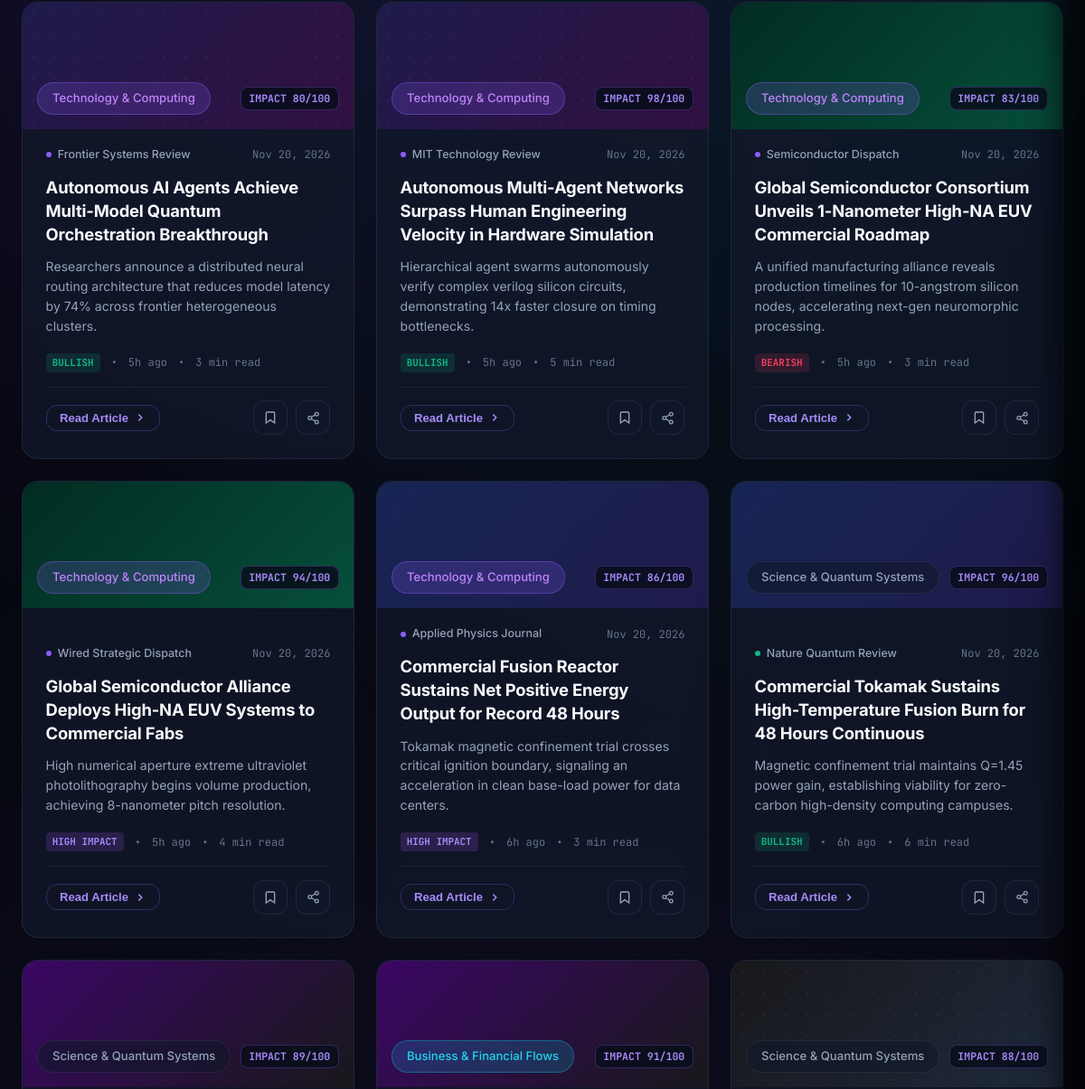
/search/ (middle part), run on an earlier commit of the app's database.
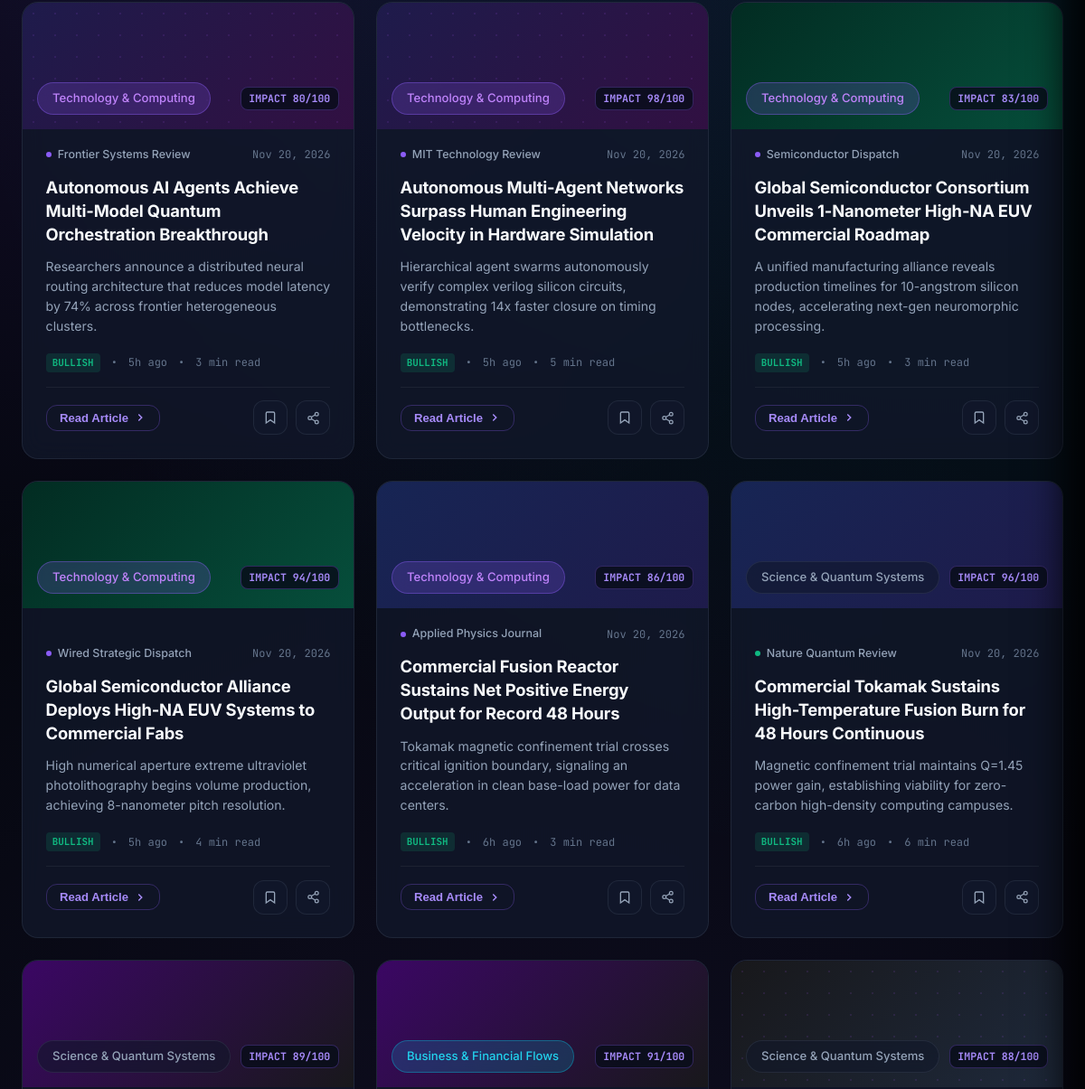
And on a later commit of the database.
### news/models.py (models this page shows, shortened)
class NewsArticle(models.Model):
    SENTIMENT_CHOICES = [
        ('BULLISH', 'Bullish'),
        ('BEARISH', 'Bearish'),
        ('HIGH IMPACT', 'High Impact'),
        ('DEVELOPING', 'Developing'),
        ('NEUTRAL', 'Neutral'),
    ]
    title = models.CharField(max_length=300, db_index=True)
    slug = models.SlugField(max_length=320, unique=True, db_index=True)
    category = models.ForeignKey(NewsCategory, on_delete=models.CASCADE, related_name='articles')
    source = models.ForeignKey(NewsSource, on_delete=models.SET_NULL, null=True, blank=True, related_name='articles')
    source_name = models.CharField(max_length=120, blank=True, default='')
    source_domain = models.CharField(max_length=150, blank=True, default='')
    author = models.CharField(max_length=150, blank=True, default='')
    url = models.URLField(max_length=600, unique=True, db_index=True, help_text='Original canonical article URL')
    image_url = models.URLField(max_length=600, blank=True, default='')
    image_gradient = models.CharField(max_length=120, default='linear-gradient(135deg, #1e1b4b 0%, #311042 100%)')
    hero_pattern = models.CharField(max_length=50, default='neural-grid')
    published_at = models.DateTimeField(default=timezone.now, db_index=True)
    summary = models.TextField(help_text='Executive summary briefing')
    content = models.TextField(help_text='Full article intelligence report')
    key_takeaways_json = models.TextField(default='[]', help_text='JSON array of strategic takeaways')
    read_time_minutes = models.IntegerField(default=4)
    impact_score = models.IntegerField(default=85, db_index=True, help_text='1-100 rating scale')
    velocity_score = models.CharField(max_length=30, default='+240% / 1h')
    sentiment = models.CharField(max_length=20, choices=SENTIMENT_CHOICES, default='HIGH IMPACT')
    related_topic = models.ForeignKey('trends.TrendingTopic', on_delete=models.SET_NULL, null=True, blank=True, related_name='news_articles')
    is_featured = models.BooleanField(default=False, db_index=True)
    is_breaking = models.BooleanField(default=False, db_index=True)
    views_count = models.IntegerField(default=0)
    created_at = models.DateTimeField(auto_now_add=True)
    updated_at = models.DateTimeField(auto_now=True)
    class Meta:
        ordering = ['-published_at']
        indexes = [
            models.Index(fields=['category', '-published_at']),
            models.Index(fields=['-impact_score', '-published_at']),
            models.Index(fields=['is_featured', '-published_at']),
            models.Index(fields=['is_breaking', '-published_at']),
        ]
    def get_time_ago(self):
        diff = timezone.now() - self.published_at
        seconds = diff.total_seconds()
        if seconds < 60:
            return "just now"
        elif seconds < 3600:
            return f"{int(seconds // 60)}m ago"
        elif seconds < 86400:
            return f"{int(seconds // 3600)}h ago"
        else:
            return f"{int(seconds // 86400)}d ago"

class NewsCategory(models.Model):
    name = models.CharField(max_length=80, unique=True)
    slug = models.SlugField(max_length=100, unique=True, db_index=True)
    icon = models.CharField(max_length=50, default='cpu', help_text='Icon identifier e.g. cpu, brief, globe, trophy, orbit, film')
    color_code = models.CharField(max_length=20, default='#8b5cf6')
    badge_class = models.CharField(max_length=50, default='badge-purple')
    description = models.TextField(blank=True)
    order = models.IntegerField(default=0)
    created_at = models.DateTimeField(auto_now_add=True)
    class Meta:
        verbose_name_plural = 'News Categories'
        ordering = ['order', 'name']

### news/views.py (the view, shortened to what this page needs)
# urls.py: path('search/', views.advanced_search_view, name='advanced_search'),
def advanced_search_view(request):
    query = request.GET.get('q', '').strip()
    category_slug = request.GET.get('category', '').strip()
    source_id = request.GET.get('source', '').strip()
    sort_by = request.GET.get('sort', 'latest').strip()
    date_filter = request.GET.get('date', 'all').strip()
    page = request.GET.get('page', 1)
    queryset = NewsArticle.objects.all().select_related('category', 'source')
    if category_slug and category_slug != 'all':
        queryset = queryset.filter(category__slug=category_slug)
    if source_id and source_id != 'all':
        if source_id.isdigit():
            queryset = queryset.filter(source_id=int(source_id))
        else:
            queryset = queryset.filter(source__name__icontains=source_id)
    now = timezone.now()
    if date_filter == 'today':
        queryset = queryset.filter(published_at__gte=now - timezone.timedelta(days=1))
    elif date_filter == 'week':
        queryset = queryset.filter(published_at__gte=now - timezone.timedelta(days=7))
    elif date_filter == 'month':
        queryset = queryset.filter(published_at__gte=now - timezone.timedelta(days=30))
    if sort_by == 'impact':
        queryset = queryset.order_by('-impact_score', '-published_at')
    elif sort_by == 'velocity':
        queryset = queryset.order_by('-published_at')
    elif sort_by == 'oldest':
        queryset = queryset.order_by('published_at')
    else: # latest
        queryset = queryset.order_by('-published_at')
    paginator = Paginator(queryset, 9)
    try:
        articles_page = paginator.page(page)
    except PageNotAnInteger:
        articles_page = paginator.page(1)
    except EmptyPage:
        articles_page = paginator.page(paginator.num_pages)
    all_categories = NewsCategory.objects.all().order_by('order')
    all_sources = NewsSource.objects.filter(is_active=True).order_by('name')
    breaking_news = NewsArticle.objects.filter(is_breaking=True).order_by('-published_at')[:6]
    context = {
        'query': query,
        'category_slug': category_slug,
        'source_id': source_id,
        'sort_by': sort_by,
        'date_filter': date_filter,
        'articles': articles_page,
        'total_results': paginator.count,
        'all_categories': all_categories,
        'all_sources': all_sources,
        'breaking_news': breaking_news,
    }
    return render(request, 'intelligence/search.html', context)

### templates/intelligence/search.html (shortened to what this page needs)
{% extends 'base.html' %}
{% load static %}
{% block content %}
<div class="trend-container" style="padding-top: 2rem;">
  <div class="articles-stream-grid" id="advResultsGrid" style="margin-bottom: 4rem;">
    {% for article in articles %}
      {% include 'components/news_card.html' with article=article %}
    {% endfor %}
  </div>
</div>
{% endblock %}

### templates/components/news_card.html (shortened to what this page needs)
<article class="article-intel-card" id="article-card-{{ article.slug }}">
  <div class="card-thumb-banner" style="background: {{ article.image_gradient }};">
    <div class="card-thumb-pattern {{ article.hero_pattern }}"></div>
    <div class="card-thumb-overlay">
      <span class="cat-pill {{ article.category.badge_class }}">{{ article.category.name }}</span>
      <span class="card-thumb-impact">IMPACT {{ article.impact_score }}/100</span>
    </div>
  </div>
  <div class="card-body-content">
    <div class="article-card-header">
      <div class="article-source-row">
        <span class="source-dot" style="background: {{ article.category.color_code }};"></span>
        <span>{{ article.source_name }}</span>
      </div>
      <span class="article-date-stamp">{{ article.published_at|date:"M d, Y" }}</span>
    </div>
    <h3 class="article-card-title" data-open-article="{{ article.slug }}">
      {{ article.title }}
    </h3>
    <p class="article-card-summary">
      {{ article.summary }}
    </p>
    <div class="article-card-meta">
      <span class="sentiment-pill sentiment-{{ article.sentiment|lower|slugify }}">{{ article.sentiment }}</span>
      <span>•</span>
      <span>{{ article.get_time_ago }}</span>
      <span>•</span>
      <span>{{ article.read_time_minutes }} min read</span>
    </div>
    <div class="article-card-actions">
      <button class="read-intel-btn" data-open-article="{{ article.slug }}">
        Read Article
        <svg width="14" height="14" viewBox="0 0 24 24" fill="none" stroke="currentColor" stroke-width="2.5">
          <polyline points="9 18 15 12 9 6"></polyline>
        </svg>
      </button>
      <div class="quick-action-btns">
        <button class="icon-action-btn" data-bookmark-slug="{{ article.slug }}" title="Bookmark Article">
          <svg width="16" height="16" viewBox="0 0 24 24" fill="none" stroke="currentColor" stroke-width="2">
            <path d="M19 21l-7-5-7 5V5a2 2 0 0 1 2-2h10a2 2 0 0 1 2 2z"></path>
          </svg>
        </button>
        <button class="icon-action-btn" data-share-slug="{{ article.slug }}" title="Share Article">
        </button>
      </div>
    </div>
  </div>
</article>

What changed in the data, as far as the page shows it:
changed NewsArticle "Semiconductor Dispatch": sentiment "BEARISH" → "BULLISH"
changed NewsArticle "Global Semiconductor Alliance Deploys High-NA EUV Systems to Commercial Fabs": sentiment "HIGH IMPACT" → "BULLISH"
changed NewsArticle "Applied Physics Journal": sentiment "HIGH IMPACT" → "BULLISH"
